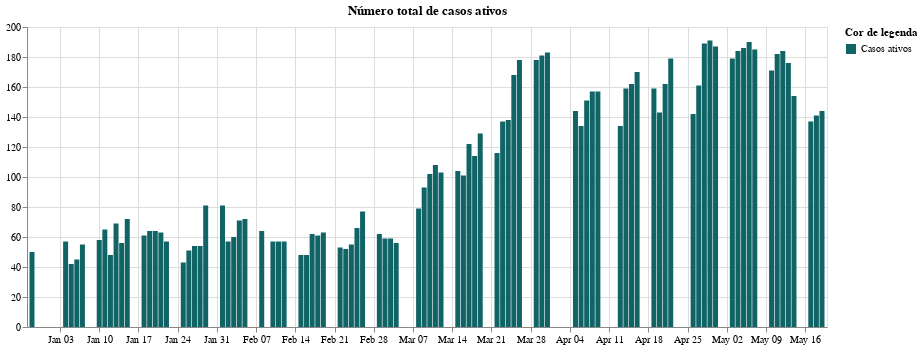

This figure's notebook cell:
### Code cell
city['active_cases'] = city['totalCases'] - city['totalRecovered']

tempActiveCases = city[['date','active_cases']]
tempActiveCases["title"] = _("Active cases")

temp = temp.append(tempActiveCases)

activeCases = alt.Chart(temp).mark_bar().encode(alt.X('date:T', title = None), alt.Y('active_cases:Q', title = None))

(activeCases).encode(color=alt.Color('title', scale = alt.Scale(range = ['#106466']), legend = alt.Legend(title=_("Legend colour")))).properties(title = _("Cumulative number of active cases"), width = 800)

### Figure 1 — Vega-Lite specification as saved in the notebook (floating-point values rounded to 4 significant figures; data arrays with more than 128 entries replaced by an {"elided": "..."} marker saying what was removed)
{"config": {"view": {"continuousWidth": 400, "continuousHeight": 300}}, "data": {"name": "data-97dc98fcb479b80ade389624ffdc1cbb"}, "mark": "bar", "encoding": {"color": {"type": "nominal", "field": "title", "legend": {"title": "Cor de legenda"}, "scale": {"range": ["#106466"]}}, "x": {"type": "temporal", "field": "date", "title": null}, "y": {"type": "quantitative", "field": "active_cases", "title": null}}, "title": "Número total de casos ativos", "width": 800, "$schema": "https://vega.github.io/schema/vega-lite/v4.8.1.json", "datasets": {"data-97dc98fcb479b80ade389624ffdc1cbb": {"elided": "372 records"}}}
